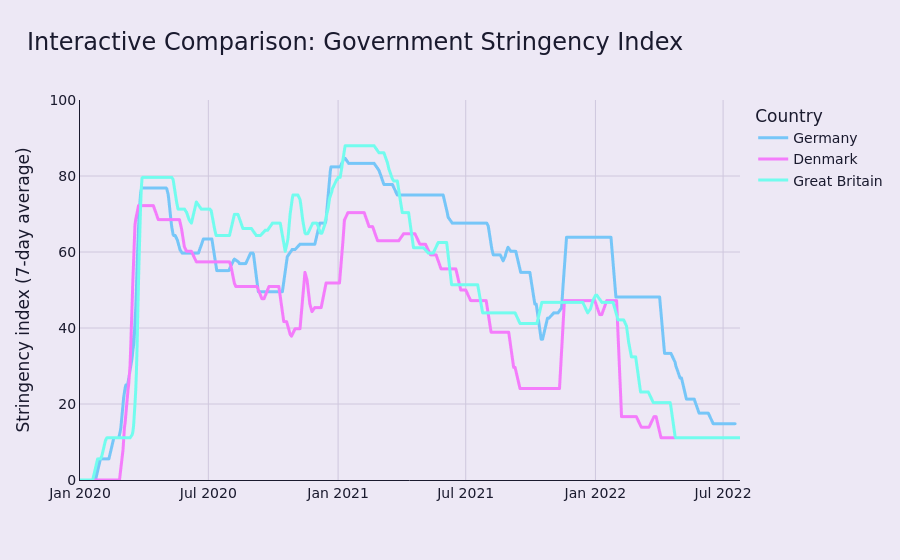

Notebook code cell kept with this figure:
### Markdown cell above
## Interactive comparison: government stringency over time

This interactive chart supports comparison of the **7-day average government stringency index** across Denmark, Germany, and Great Britain.

It allows the user to:

- zoom into specific periods,
- toggle countries on and off,
- and inspect exact values by hovering.

Because the Oxford stringency index is already standardized, it can be compared directly across countries. This interactive view is especially useful for exploring when restrictions intensified, how strict they became, and how long they remained in place.

### Code cell
# Prepare plotted data for interactive figure
interactive_stringency_df = gov_compare[
    ["date", "location_key", "country", "stringency_7d"]
].copy()

# Save plotted data as CSV
save_plot_data(
    interactive_stringency_df,
    "interactive_government_stringency_index_7day_avg.csv"
)

# Create interactive figure
fig = px.line(
    interactive_stringency_df,
    x="date",
    y="stringency_7d",
    color="country",
    color_discrete_map={
        "Denmark": DENMARK,
        "Germany": GERMANY,
        "Great Britain": UK,
    },
    title="Interactive Comparison: Government Stringency Index",
)

fig.update_traces(
    line=dict(width=3),
    hovertemplate=(
        "<b>%{fullData.name}</b><br>"
        "Date: %{x|%Y-%m-%d}<br>"
        "Stringency index (7-day avg): %{y:.2f}<extra></extra>"
    )
)

fig.update_layout(
    paper_bgcolor=BG,
    plot_bgcolor=BG,
    font=dict(
        family="Aptos, DejaVu Sans, Arial, sans-serif",
        color=TEXT,
        size=14
    ),
    title=dict(
        text="Interactive Comparison: Government Stringency Index",
        font=dict(size=24, color=TEXT),
        x=0.03,
        xanchor="left"
    ),
    xaxis_title="",
    yaxis_title="Stringency index (7-day average)",
    legend_title="Country",
    hovermode="x unified"
)

fig.update_xaxes(
    showgrid=True,
    gridcolor=GRID,
    linecolor=TEXT,
    tickcolor=TEXT
)

fig.update_yaxes(
    showgrid=True,
    gridcolor=GRID,
    linecolor=TEXT,
    tickcolor=TEXT,
    range=[0, 100]
)


# Display in notebook
fig.show()

### Figure 1 — Plotly figure (JSON) as saved in the notebook; plotly's stock layout.template omitted (floating-point values rounded to 4 significant figures; data arrays with more than 128 entries replaced by an {"elided": "..."} marker saying what was removed)
{"data": [{"hovertemplate": "<b>%{fullData.name}</b><br>Date: %{x|%Y-%m-%d}<br>Stringency index (7-day avg): %{y:.2f}<extra></extra>", "legendgroup": "Germany", "line": {"color": "#76C6F8", "dash": "solid", "width": 3}, "marker": {"symbol": "circle"}, "mode": "lines", "name": "Germany", "showlegend": true, "type": "scattergl", "x": {"elided": "930 str values"}, "xaxis": "x", "y": {"elided": "930 float values"}, "yaxis": "y"}, {"hovertemplate": "<b>%{fullData.name}</b><br>Date: %{x|%Y-%m-%d}<br>Stringency index (7-day avg): %{y:.2f}<extra></extra>", "legendgroup": "Denmark", "line": {"color": "#F47CFB", "dash": "solid", "width": 3}, "marker": {"symbol": "circle"}, "mode": "lines", "name": "Denmark", "showlegend": true, "type": "scattergl", "x": {"elided": "920 str values"}, "xaxis": "x", "y": {"elided": "920 float values"}, "yaxis": "y"}, {"hovertemplate": "<b>%{fullData.name}</b><br>Date: %{x|%Y-%m-%d}<br>Stringency index (7-day avg): %{y:.2f}<extra></extra>", "legendgroup": "Great Britain", "line": {"color": "#72FCEE", "dash": "solid", "width": 3}, "marker": {"symbol": "circle"}, "mode": "lines", "name": "Great Britain", "showlegend": true, "type": "scattergl", "x": {"elided": "937 str values"}, "xaxis": "x", "y": {"elided": "937 float values"}, "yaxis": "y"}], "layout": {"font": {"color": "#1A1A2E", "family": "Aptos, DejaVu Sans, Arial, sans-serif", "size": 14}, "hovermode": "x unified", "legend": {"title": {"text": "Country"}, "tracegroupgap": 0}, "paper_bgcolor": "#EDE8F5", "plot_bgcolor": "#EDE8F5", "title": {"font": {"color": "#1A1A2E", "size": 24}, "text": "Interactive Comparison: Government Stringency Index", "x": 0.03, "xanchor": "left"}, "xaxis": {"anchor": "y", "domain": [0, 1], "gridcolor": "#CFC7DD", "linecolor": "#1A1A2E", "showgrid": true, "tickcolor": "#1A1A2E", "title": {"text": ""}}, "yaxis": {"anchor": "x", "domain": [0, 1], "gridcolor": "#CFC7DD", "linecolor": "#1A1A2E", "range": [0, 100], "showgrid": true, "tickcolor": "#1A1A2E", "title": {"text": "Stringency index (7-day average)"}}}}
